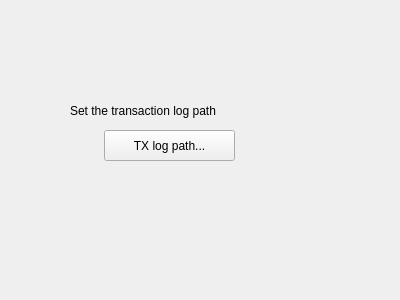
<?xml version="1.0" encoding="UTF-8"?>
<ui version="4.0">
 <class>DBConfig</class>
 <widget class="QWidget" name="DBConfig">
  <property name="geometry">
   <rect>
    <x>0</x>
    <y>0</y>
    <width>400</width>
    <height>300</height>
   </rect>
  </property>
  <property name="windowTitle">
   <string>Dialog</string>
  </property>
  <widget class="QLabel" name="label">
   <property name="geometry">
    <rect>
     <x>70</x>
     <y>90</y>
     <width>221</width>
     <height>41</height>
    </rect>
   </property>
   <property name="toolTip">
    <string>&lt;html&gt;&lt;head/&gt;&lt;body&gt;&lt;p&gt;It is advisable to place the transaction log (TX log) on a separate device - maybe a USB stick or a memory card. That way you can always re-create your book.&lt;/p&gt;&lt;/body&gt;&lt;/html&gt;</string>
   </property>
   <property name="text">
    <string>Set the transaction log path</string>
   </property>
  </widget>
  <widget class="QPushButton" name="pushButton">
   <property name="geometry">
    <rect>
     <x>104</x>
     <y>130</y>
     <width>131</width>
     <height>31</height>
    </rect>
   </property>
   <property name="text">
    <string>TX log path...</string>
   </property>
  </widget>
 </widget>
 <resources/>
 <connections/>
</ui>
